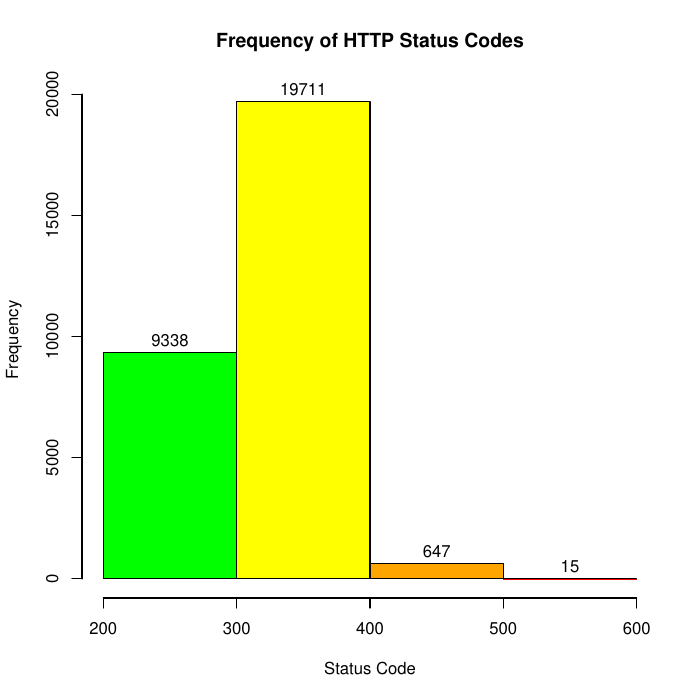

Write the R code that produced this figure.
#brewer.pal(8, "Set1")
#barplot(stuff, col=colors)
#hist(stuff, col=colors)

library(RColorBrewer)

myData <- read.table("http_status_codes.stats")
fullData = rep(myData[,1], myData[,2])
#print(myData)
#print(myData[,1])
#print(myData[,2])

colors <- c("green", "yellow", "orange", "red")
breaks <- c(200,300,400,500,600)
title <- "Frequency of HTTP Status Codes"
xlab <- "Status Code"

#extend margin
# default: c(5,4,4,2) + 0.1
# bottom, left, top, right
par(mar=c(10,4,4,2) + 0.1)

pdf("http_status_codes.pdf")

mp <- hist(fullData, col=colors, breaks=breaks, main=title, xlab=xlab, labels=TRUE, right=FALSE)
#axis(2)
#axis(1, at=mp, line=2, tick=FALSE, xpd=TRUE, labels=labels)
